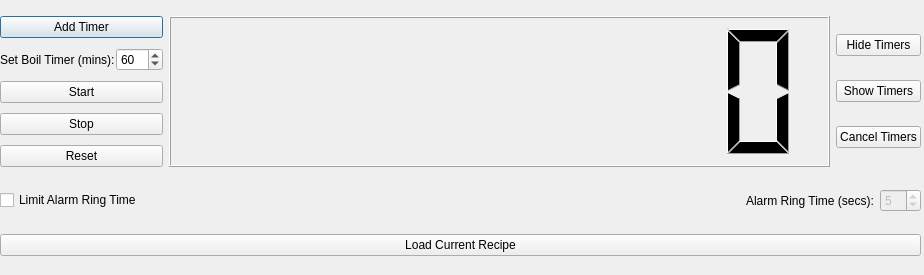
<?xml version="1.0" encoding="UTF-8"?>
<ui version="4.0">
 <class>TimerMainDialog</class>
 <widget class="QDialog" name="TimerMainDialog">
  <property name="geometry">
   <rect>
    <x>0</x>
    <y>0</y>
    <width>924</width>
    <height>275</height>
   </rect>
  </property>
  <property name="minimumSize">
   <size>
    <width>924</width>
    <height>275</height>
   </size>
  </property>
  <property name="maximumSize">
   <size>
    <width>924</width>
    <height>275</height>
   </size>
  </property>
  <property name="mouseTracking">
   <bool>false</bool>
  </property>
  <property name="windowTitle">
   <string>Main Boil Timer</string>
  </property>
  <property name="statusTip">
   <string/>
  </property>
  <widget class="QWidget" name="layoutWidget">
   <property name="geometry">
    <rect>
     <x>0</x>
     <y>0</y>
     <width>921</width>
     <height>274</height>
    </rect>
   </property>
   <layout class="QVBoxLayout" name="verticalLayout_3">
    <item>
     <layout class="QHBoxLayout" name="horizontalLayout_2">
      <item>
       <layout class="QGridLayout" name="gridLayout">
        <property name="sizeConstraint">
         <enum>QLayout::SetNoConstraint</enum>
        </property>
        <item row="0" column="0">
         <layout class="QVBoxLayout" name="verticalLayout" stretch="0,0,1,1,0">
          <property name="spacing">
           <number>10</number>
          </property>
          <item>
           <widget class="QPushButton" name="addTimerButton">
            <property name="sizePolicy">
             <sizepolicy hsizetype="Minimum" vsizetype="Fixed">
              <horstretch>0</horstretch>
              <verstretch>2</verstretch>
             </sizepolicy>
            </property>
            <property name="text">
             <string>Add Timer</string>
            </property>
           </widget>
          </item>
          <item>
           <layout class="QHBoxLayout" name="horizontalLayout" stretch="0,0">
            <property name="spacing">
             <number>1</number>
            </property>
            <property name="sizeConstraint">
             <enum>QLayout::SetDefaultConstraint</enum>
            </property>
            <property name="leftMargin">
             <number>0</number>
            </property>
            <item>
             <widget class="QLabel" name="setBoilTimeLabel">
              <property name="sizePolicy">
               <sizepolicy hsizetype="Preferred" vsizetype="Preferred">
                <horstretch>3</horstretch>
                <verstretch>1</verstretch>
               </sizepolicy>
              </property>
              <property name="text">
               <string>Set Boil Timer (mins):</string>
              </property>
             </widget>
            </item>
            <item>
             <widget class="QSpinBox" name="setBoilTimeBox">
              <property name="sizePolicy">
               <sizepolicy hsizetype="Minimum" vsizetype="Fixed">
                <horstretch>1</horstretch>
                <verstretch>1</verstretch>
               </sizepolicy>
              </property>
              <property name="toolTip">
               <string>Set Boil Time Here</string>
              </property>
              <property name="maximum">
               <number>360</number>
              </property>
              <property name="value">
               <number>60</number>
              </property>
             </widget>
            </item>
           </layout>
          </item>
          <item>
           <widget class="QPushButton" name="startButton">
            <property name="sizePolicy">
             <sizepolicy hsizetype="Minimum" vsizetype="Fixed">
              <horstretch>0</horstretch>
              <verstretch>2</verstretch>
             </sizepolicy>
            </property>
            <property name="text">
             <string>Start</string>
            </property>
           </widget>
          </item>
          <item>
           <widget class="QPushButton" name="stopButton">
            <property name="sizePolicy">
             <sizepolicy hsizetype="Minimum" vsizetype="Fixed">
              <horstretch>0</horstretch>
              <verstretch>2</verstretch>
             </sizepolicy>
            </property>
            <property name="text">
             <string>Stop</string>
            </property>
           </widget>
          </item>
          <item>
           <widget class="QPushButton" name="resetButton">
            <property name="text">
             <string>Reset</string>
            </property>
           </widget>
          </item>
         </layout>
        </item>
        <item row="0" column="1">
         <widget class="QLCDNumber" name="timeLCD">
          <property name="sizePolicy">
           <sizepolicy hsizetype="Minimum" vsizetype="Minimum">
            <horstretch>2</horstretch>
            <verstretch>0</verstretch>
           </sizepolicy>
          </property>
          <property name="smallDecimalPoint">
           <bool>false</bool>
          </property>
          <property name="digitCount">
           <number>8</number>
          </property>
         </widget>
        </item>
       </layout>
      </item>
      <item>
       <layout class="QVBoxLayout" name="verticalLayout_2">
        <item>
         <widget class="QPushButton" name="hideButton">
          <property name="text">
           <string>Hide Timers</string>
          </property>
         </widget>
        </item>
        <item>
         <widget class="QPushButton" name="showButton">
          <property name="text">
           <string>Show Timers</string>
          </property>
         </widget>
        </item>
        <item>
         <widget class="QPushButton" name="cancelButton">
          <property name="text">
           <string>Cancel Timers</string>
          </property>
         </widget>
        </item>
       </layout>
      </item>
     </layout>
    </item>
    <item>
     <layout class="QHBoxLayout" name="horizontalLayout_3">
      <item>
       <widget class="QCheckBox" name="limitRingTimeCheckBox">
        <property name="sizePolicy">
         <sizepolicy hsizetype="Minimum" vsizetype="Fixed">
          <horstretch>2</horstretch>
          <verstretch>0</verstretch>
         </sizepolicy>
        </property>
        <property name="text">
         <string>Limit Alarm Ring Time </string>
        </property>
       </widget>
      </item>
      <item>
       <widget class="QLabel" name="limitRingTimeLabel">
        <property name="text">
         <string>Alarm Ring Time (secs):</string>
        </property>
       </widget>
      </item>
      <item>
       <widget class="QSpinBox" name="limitRingTimeSpinBox">
        <property name="enabled">
         <bool>false</bool>
        </property>
        <property name="value">
         <number>5</number>
        </property>
       </widget>
      </item>
     </layout>
    </item>
    <item>
     <widget class="QPushButton" name="loadRecipesButton">
      <property name="text">
       <string>Load Current Recipe</string>
      </property>
     </widget>
    </item>
   </layout>
  </widget>
 </widget>
 <tabstops>
  <tabstop>setBoilTimeBox</tabstop>
  <tabstop>addTimerButton</tabstop>
  <tabstop>startButton</tabstop>
  <tabstop>stopButton</tabstop>
 </tabstops>
 <resources/>
 <connections/>
</ui>
